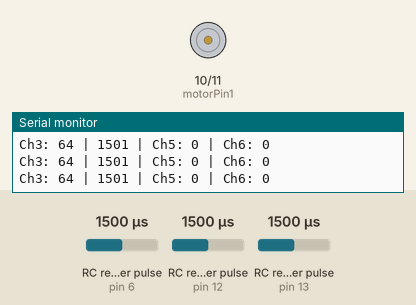
Recording of a sketch running on a simulated Arduino Uno, built with avr-gcc and run on an emulated ATmega328P. Shown: motor-driver pin pairs drawn as motors (green arrow = first pin HIGH = forward, orange = second pin HIGH = backward, longer = more drive), the last lines printed to the serial monitor. Wiring (inferred from the names in the program): 3 × RC receiver channel: data pin 6 / data pin 12 / data pin 13. Inputs (shaded band) come from the test bench; at power-on: RC receiver pulse (sensors on pin 12, pin 6, pin 13) 1500 µs.

Above: at 1.2 s.
1.3 s: RC receiver pulse (sensor on pin 12) set to 1522 µs
At 2.4 s:
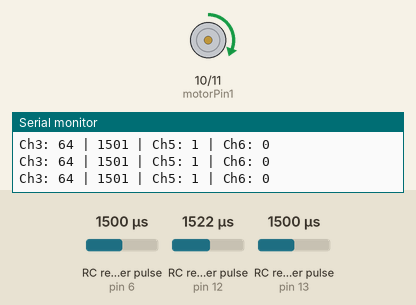
2.8 s: RC receiver pulse (sensor on pin 6) set to 1020 µs
At 4.0 s:
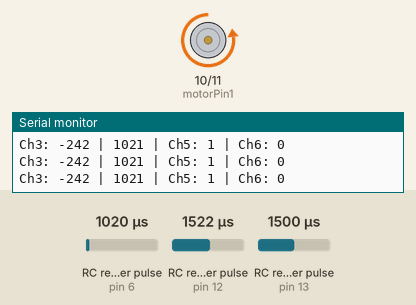
4.3 s: RC receiver pulse (sensor on pin 6) set to 1250 µs
At 4.7 s:
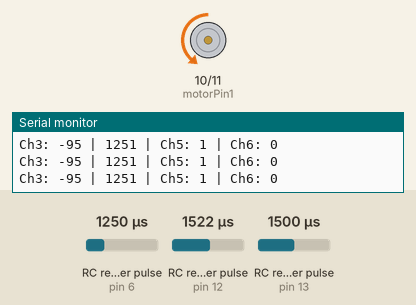
5.8 s: RC receiver pulse (sensor on pin 6) set to 1750 µs
At 6.3 s:
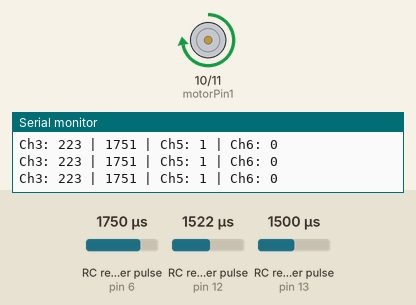
7.3 s: RC receiver pulse (sensor on pin 12) set to 1020 µs
At 8.2 s:
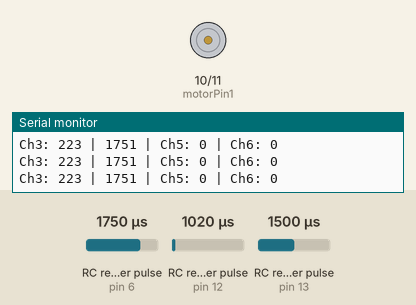
10.3 s: RC receiver pulse (sensor on pin 12) set to 1750 µs
At 11.7 s:
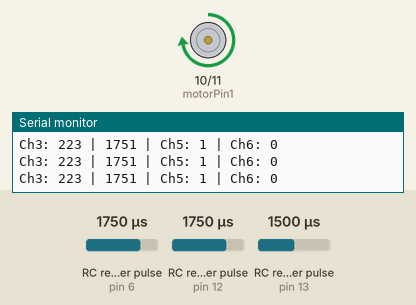
Timing chart, 0 to 12.8 s (numbered marks = the images above; inputs shaded):
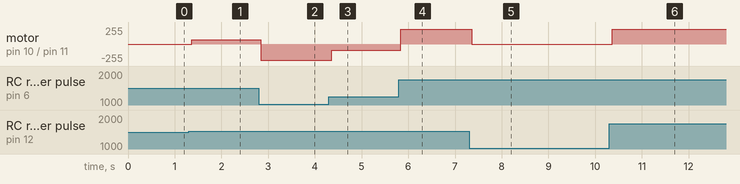

The sketch:

script.ino
```cpp
// Define Receiver Input Connections
#define CH1 3
#define CH2 5
#define CH3 6
#define CH4 9
#define CH5 12
#define CH6 13


// Define Motor Connections
#define motorPin1 10
#define motorPin2 11


// Integers to represent values from sticks and pots
// int ch1Value;
// int ch2Value;
int ch3Value;
// int ch4Value;
bool ch5Value;
bool ch6Value;
// Boolean to represent switch value


void setup() {
  // Set up serial monitor
  Serial.begin(9600);

  // pinMode(CH1, INPUT);
  // pinMode(CH2, INPUT);
  pinMode(CH3, INPUT);
  // pinMode(CH4, INPUT);
  pinMode(CH5, INPUT);
  pinMode(CH6, INPUT);
  pinMode(motorPin1, OUTPUT);
  pinMode(motorPin2, OUTPUT);
}


void loop() {
  readInput();

  if(ch5Value){
    if(ch3Value > 0){
      forward();
    }
    else{
      backward();
    }
  }
  else{
    stop();
  }


}


void stop(){
  analogWrite(motorPin1, 0);
  analogWrite(motorPin2, 0);
}


void forward(){
  analogWrite(motorPin1, ch3Value);
  analogWrite(motorPin2, 0);
}


void backward(){
  analogWrite(motorPin1, 0);
  analogWrite(motorPin2, -ch3Value);
}


// Read the number of a specified channel and convert to the range provided.
// If the channel is off, return the default value
int readChannel(int channelInput, int inputMin, int inputMax, int outputMin, int outputMax, int defaultValue) {
  int ch = pulseIn(channelInput, HIGH, 30000);
  if (ch < 100) return defaultValue;
  ch = map(ch, inputMin, inputMax, outputMin, outputMax);
  return constrain(ch, outputMin, outputMax);
}

int readChannelRaw(int channelInput) {
  return pulseIn(channelInput, HIGH, 30000);
}

// Read the switch channel and return a boolean value
bool readSwitch(byte channelInput, bool defaultValue) {
  int intDefaultValue = (defaultValue) ? 100 : 0;
  int ch = readChannel(channelInput, 1000, 2000, 0, 100, intDefaultValue);
  return (ch > 50);
}

void readInput() {
  // Get values for each channel
  // ch1Value = readChannelRaw(CH1, 0, 256, 0);
  // ch2Value = readChannelRaw(CH2, 0, 256, 0);
  ch3Value = readChannel(CH3, 1000, 1800, -255, 255, 0);
  // ch4Value = readChannelRaw(CH4, 0, 256, 0);
  ch5Value = readSwitch(CH5, 0);
  ch6Value = readSwitch(CH6, 0);

  // Print to Serial Monitor
  // Serial.print("Ch1: ");
  // Serial.print(ch1Value);
  // Serial.print(" | Ch2: ");
  // Serial.print(ch2Value);
  Serial.print("Ch3: ");
  Serial.print(ch3Value);
  Serial.print(" | ");
  Serial.print(readChannelRaw(CH3));
  // Serial.print(" | Ch4: ");
  // Serial.print(ch4Value);
  Serial.print(" | Ch5: ");
  Serial.print(ch5Value);
  Serial.print(" | Ch6: ");
  Serial.println(ch6Value);
}
```

Measured:
- the behaviour switches between 1508 and 1509 µs on RC receiver pulse (sensor on pin 12) (found by bisection; images 0 and 1)
- after the input at 1.3 s, motor on pin 10 (motorPin1) / pin 11 (motorPin2): stopped → forward 64/255 after 0.06 s
- after the input at 2.8 s, motor on pin 10 (motorPin1) / pin 11 (motorPin2): forward 64/255 → backward 242/255 at once
- after the input at 4.3 s, motor on pin 10 (motorPin1) / pin 11 (motorPin2): backward 242/255 → backward 95/255 after 0.06 s
- after the input at 5.8 s, motor on pin 10 (motorPin1) / pin 11 (motorPin2): backward 95/255 → forward 223/255 at once
- after the input at 7.3 s, motor on pin 10 (motorPin1) / pin 11 (motorPin2): forward 223/255 → stopped after 0.06 s
- after the input at 10.3 s, motor on pin 10 (motorPin1) / pin 11 (motorPin2): stopped → forward 223/255 after 0.06 s
